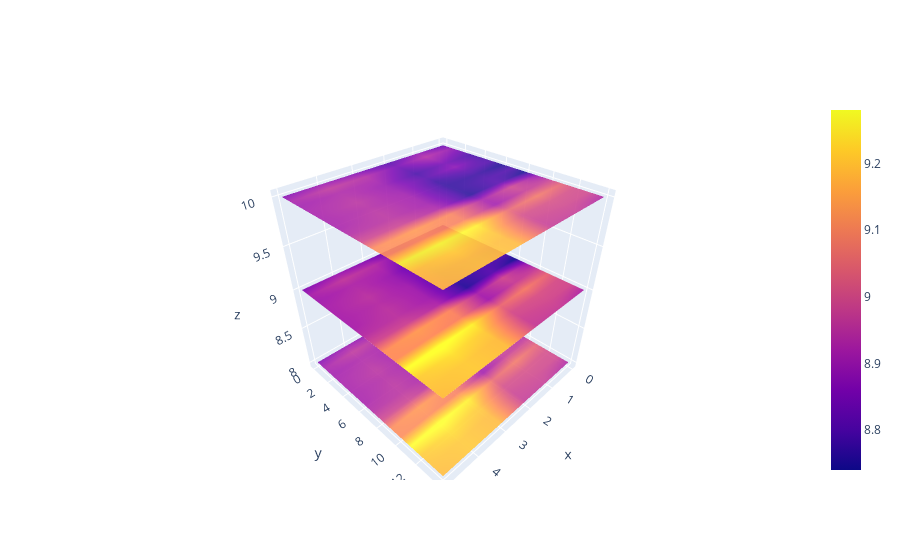

This figure's notebook cell:
### Code cell
import plotly.graph_objects as go
import numpy as np

z1 = np.array([
    [8.83,8.89,8.81,8.87,8.9,8.87],
    [8.89,8.94,8.85,8.94,8.96,8.92],
    [8.84,8.9,8.82,8.92,8.93,8.91],
    [8.79,8.85,8.79,8.9,8.94,8.92],
    [8.79,8.88,8.81,8.9,8.95,8.92],
    [8.8,8.82,8.78,8.91,8.94,8.92],
    [8.75,8.78,8.77,8.91,8.95,8.92],
    [8.8,8.8,8.77,8.91,8.95,8.94],
    [8.74,8.81,8.76,8.93,8.98,8.99],
    [8.89,8.99,8.92,9.1,9.13,9.11],
    [8.97,8.97,8.91,9.09,9.11,9.11],
    [9.04,9.08,9.05,9.25,9.28,9.27],
    [9,9.01,9,9.2,9.23,9.2],
    [8.99,8.99,8.98,9.18,9.2,9.19],
    [8.93,8.97,8.97,9.18,9.2,9.18]
])

z2 = z1 + 1
z3 = z1 - 1

fig = go.Figure(data=[
    go.Surface(z=np.round(z1), surfacecolor= z1 ),
    go.Surface(z=np.round(z2), surfacecolor= z2, showscale=False, opacity=0.9),
    go.Surface(z=np.round(z3), surfacecolor= z3, showscale=False, opacity=0.9)

])

ffig.show()
